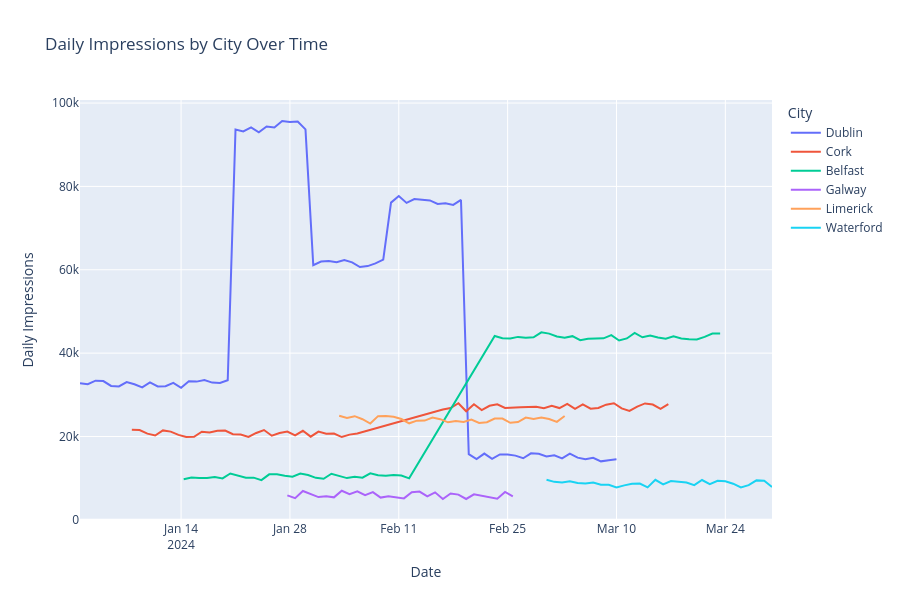

Here is the notebook cell this chart was saved with:
### Code cell
# Create time-series data grouped by city
city_daily = df_daily.groupby(['date', 'city']).agg({
    'daily_impressions': 'sum',  # Sum impressions per city per day
    'daily_clicks': 'sum'         # Sum clicks per city per day
}).reset_index()

# Calculate CTR for each city each day
city_daily['daily_ctr'] = (
    city_daily['daily_clicks'] / 
    city_daily['daily_impressions'] * 
    100
).round(2)

# Create multi-line chart (one line per city)
fig = px.line(
    city_daily,                # Use city-level daily data
    x='date',                  # X-axis = dates
    y='daily_impressions',     # Y-axis = impressions
    color='city',              # Different color for each city
    title='Daily Impressions by City Over Time',  # Chart title
    labels={
        'daily_impressions': 'Impressions',
        'date': 'Date',
        'city': 'City'
    },
    height=600
)

# Customize
fig.update_layout(
    xaxis_title="Date",
    yaxis_title="Daily Impressions",
    hovermode='x unified'
)

# Show and save
fig.show()
fig.write_html('city_time_series.html')
print("✅ City time-series chart saved!")
